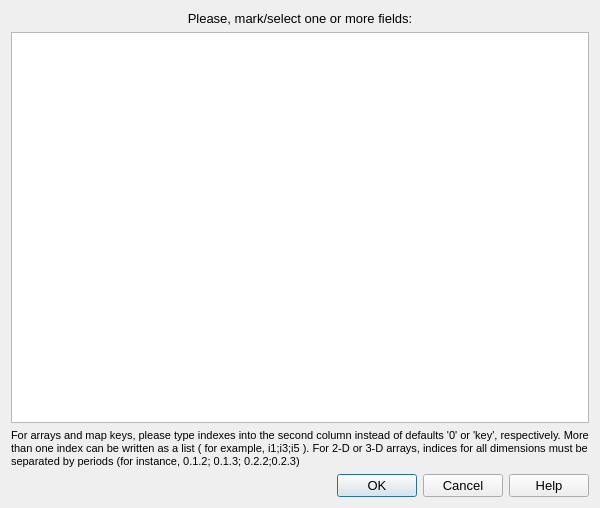
<?xml version="1.0" encoding="UTF-8"?>
<ui version="4.0">
 <class>FieldsSelectDialog</class>
 <widget class="QDialog" name="FieldsSelectDialog">
  <property name="windowModality">
   <enum>Qt::WindowModality::WindowModal</enum>
  </property>
  <property name="geometry">
   <rect>
    <x>0</x>
    <y>0</y>
    <width>600</width>
    <height>508</height>
   </rect>
  </property>
  <property name="minimumSize">
   <size>
    <width>600</width>
    <height>350</height>
   </size>
  </property>
  <property name="font">
   <font>
    <pointsize>10</pointsize>
   </font>
  </property>
  <property name="windowTitle">
   <string>Multiple Selection Dialog</string>
  </property>
  <property name="sizeGripEnabled">
   <bool>false</bool>
  </property>
  <property name="modal">
   <bool>true</bool>
  </property>
  <layout class="QVBoxLayout" name="verticalLayout">
   <item>
    <widget class="QLabel" name="pLabel">
     <property name="text">
      <string>Please, mark/select one or more fields:</string>
     </property>
     <property name="alignment">
      <set>Qt::AlignmentFlag::AlignCenter</set>
     </property>
     <property name="wordWrap">
      <bool>false</bool>
     </property>
    </widget>
   </item>
   <item>
    <widget class="QTreeView" name="schemaView"/>
   </item>
   <item>
    <widget class="QLabel" name="label">
     <property name="font">
      <font>
       <pointsize>8</pointsize>
      </font>
     </property>
     <property name="text">
      <string>For arrays and map keys, please type indexes into the second column instead of defaults '0' or 'key', respectively. More than one index can be written as a list ( for example, i1;i3;i5 ). For 2-D or 3-D arrays, indices for all dimensions must be separated by periods (for instance, 0.1.2; 0.1.3; 0.2.2;0.2.3)</string>
     </property>
     <property name="wordWrap">
      <bool>true</bool>
     </property>
    </widget>
   </item>
   <item>
    <widget class="QDialogButtonBox" name="buttonBox">
     <property name="standardButtons">
      <set>QDialogButtonBox::StandardButton::Cancel|QDialogButtonBox::StandardButton::Help|QDialogButtonBox::StandardButton::Ok</set>
     </property>
    </widget>
   </item>
  </layout>
 </widget>
 <layoutdefault spacing="6" margin="11"/>
 <resources/>
 <connections>
  <connection>
   <sender>buttonBox</sender>
   <signal>accepted()</signal>
   <receiver>FieldsSelectDialog</receiver>
   <slot>accept()</slot>
   <hints>
    <hint type="sourcelabel">
     <x>299</x>
     <y>438</y>
    </hint>
    <hint type="destinationlabel">
     <x>299</x>
     <y>232</y>
    </hint>
   </hints>
  </connection>
  <connection>
   <sender>buttonBox</sender>
   <signal>rejected()</signal>
   <receiver>FieldsSelectDialog</receiver>
   <slot>reject()</slot>
   <hints>
    <hint type="sourcelabel">
     <x>299</x>
     <y>438</y>
    </hint>
    <hint type="destinationlabel">
     <x>299</x>
     <y>232</y>
    </hint>
   </hints>
  </connection>
 </connections>
</ui>
